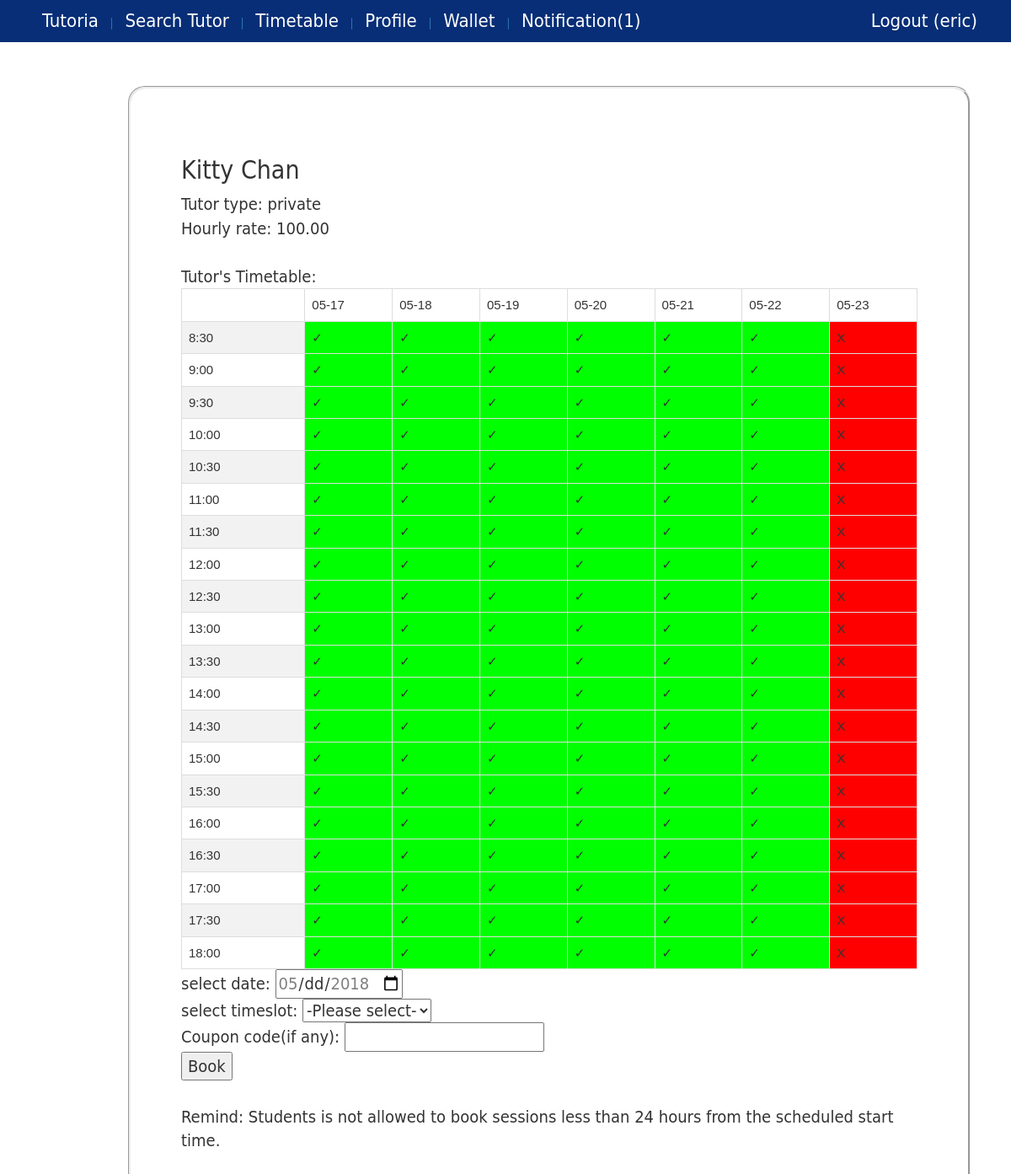
/booktutor/11 (signed in), run on the app's committed database.
### core/models.py (models this page shows, shortened)
class Profile(models.Model):
    user = models.OneToOneField(User, on_delete=models.CASCADE)
    phone = models.CharField(max_length=20)
    user_type =  models.ForeignKey(UserType)
    image = models.ImageField(upload_to='profile_image',blank=True)
    wallet = models.OneToOneField(Wallet)
    @property
    def isStudent(self):
        return self.user_type.user_type=="student" or self.user_type.user_type=="both"
    @property
    def isTutor(self):
        return self.user_type.user_type=="tutor" or self.user_type.user_type=="both"
    @property
    def getUserFullName(self):
        user=self.user
        fname=""
        if user.first_name != None:
            fname += user.first_name
        if user.first_name != None and user.last_name != None:
            fname += " " + user.last_name
        elif user.last_name != None:
            fname += user.last_name
        return fname
    @property
    def hasNotification(self):
        return len(Notification.objects.filter(profile=self,checked=False))>0
    @property
    def getNotificationNum(self):
        return len(Notification.objects.filter(profile=self,checked=False))

class Tutor(models.Model):
    profile = models.OneToOneField(Profile, on_delete=models.CASCADE)
    tutor_type =  models.ForeignKey(TutorType, blank=True, null=True )
    hourly_rate = models.DecimalField(max_digits=10, decimal_places=2, default=Decimal(0.0))
    tag = models.ManyToManyField(Tag, blank=True)
    university = models.ForeignKey(University, blank=True,null=True)
    course = models.ManyToManyField(Course, blank=True)
    bio = models.CharField(max_length=500, blank=True,null=True)
    isHideProfile = models.BooleanField(default=False)
    @property
    def getTutorType(self):
        try:
            return self.tutor_type.tutor_type
        except:
            return ""
    @property
    def isPrivateTutor(self):
        return self.tutor_type.tutor_type=="private"

class TutorType(models.Model):
    tutor_type =  models.CharField(max_length=10)

### core/views.py (the view, shortened to what this page needs)
# urls.py: url(r'^booktutor/(?P<tutor_id>[0-9]+)$', views.bookTutor, name='book_tutor'),
@login_required
def bookTutor(request, tutor_id):
    if request.user.username =="admin":
        request.session['title'] = "Restricted Access"
        request.session['message'] = "You are logged-in as admin."
        return HttpResponseRedirect(reverse('message'))
    if not request.user.profile.isStudent:
        request.session['title'] = "Restricted Access"
        request.session['message'] = "Only student can book tutor."
        return HttpResponseRedirect(reverse('message'))
    tutor = get_object_or_404(Tutor, pk=tutor_id)
    student = request.user.profile.student
    if request.user.profile.isTutor and tutor == request.user.profile.tutor:
        request.session['title'] = "Restricted Access"
        request.session['message'] = "You cannot book tutorial session with yourself."
        return HttpResponseRedirect(reverse('message'))
    context={}
    current = getCurrentDatetime()
    week_after = current + timedelta(days=7)
    context['tutor']=tutor
    row_list = generateBookingTimetable(tutor, student)
    context['row_list']=zip(*row_list)
    if tutor.isPrivateTutor:
        amount = tutor.hourly_rate*Decimal(1.05)
        context['fee']= '%.2f'%amount
    row_list = generateBookingTimetable(tutor, student)
    context['row_list']=zip(*row_list)
    return render(request, 'book_tutor.html', context)

### core/utility.py (called while the page is built)
def getCurrentDatetime():
    local_timezone = timezone(settings.TIME_ZONE)
    return datetime.now().astimezone(local_timezone)

def validateBookingDatetime(date_start, date_end, tutor, student):
    if date_start < getCurrentDatetime()+timedelta(hours=24):
        return False
    if date_start > getCurrentDatetime()+timedelta(days=7):
        return False
    session_list = Session.objects.filter(tutor=tutor).exclude(status="cancelled").exclude(end_date__lte=date_start).exclude(start_date__gte=date_end)
    if len(session_list)>0:
        return False
    if student!=None:
        session_list = Session.objects.filter(student=student).exclude(status="cancelled").exclude(end_date__lte=date_start).exclude(start_date__gte=date_end)
        if len(session_list)>0:
            return False
    return True

### core/templates/book_tutor.html (shortened to what this page needs)
{% extends 'base.html' %}
{% block content %}
<h2>{{tutor.profile.getUserFullName}}</h2>
Tutor type: {{tutor.getTutorType}} <br/>
{% if tutor.isPrivateTutor %}
    Hourly rate: {{tutor.hourly_rate}}<br/>
{% endif %}
<br/>
Tutor's Timetable:
<table id="timetable">
    {% for row in row_list %}
        <tr>
            {% for cell in row %}
                {% if cell is False %}
                    <td bgcolor="#FF0000">X</td>
                {% elif cell is True %}
                    <td bgcolor="#00FF00">✓</td>
                {% else %}
                    <td style="width: 12px">{{cell}}</td>
                {% endif %}
            {% endfor %}
        </tr>
    {% endfor %}
</table>
<form action="{% url 'book_tutor' tutor.id %}" method="POST">
    {% csrf_token %} select date:
    <input id="booking_date" type="date" name="booking_date" /><br/>
    select timeslot:
    {% if tutor.getTutorType == "private" %}
        <select id="booking_time" name="booking_time">
            <option disabled selected value="notSelected"> -Please select- </option>
        </select>
    {% endif %}
    <br/>
    {% if tutor.isPrivateTutor %}
        Coupon code(if any): <input type="text" name="coupon_code" maxlength="12" /> <br/>
        <button type="submit" onclick="return validateFrom(); return confirmBookSession();">Book</button>
    {% else %}
        <button type="submit" onclick="return validateFrom();">Book</button>
    {% endif %}
    <br/><br/>
    <p>Remind: Students is not allowed to book sessions less than 24 hours from the scheduled start time.</p>
</form>
{% endblock %}

### core/templates/base.html (shortened to what this page needs)
{% load static %}
<!DOCTYPE html>
<html>
<head>
    <link rel="stylesheet" href="{% static 'css/base.css' %}">
    <link rel="stylesheet" href="https://maxcdn.bootstrapcdn.com/bootstrap/3.3.7/css/bootstrap.min.css">
</head>
<body>
    <div id="wrapper">
        <header>
            <nav id="navigation">
                <ul>
                    <a href="{% url 'homepage' %}">
                        <li>Tutoria</li>
                    </a>
                    {% ifnotequal user.username "admin" %}
                        {% if user.is_authenticated %}
                            <a href="{% url 'search_tutor' %}">
                                | <li>Search Tutor</li>
                            </a>
                            <a href="{% url 'view_timetable' %}">
                                | <li>Timetable</li>
                            </a>
                            <a href="{% url 'edit_profile' %}">
                                | <li>Profile</li>
                            </a>
                            <a href="{% url 'view_wallet' %}">
                                | <li>Wallet</li>
                            </a>
                            <a href="{% url 'view_notification' %}">
                                {%if user.profile.hasNotification %}
                                    | <li>Notification({{user.profile.getNotificationNum}})</li>
                                {% else %}
                                    | <li>Notification</li>
                                {% endif %}
                            </a>
                            <a href="{% url 'logout' %}" id="logoutButton" class="pull-right">
                                <li>Logout ({{ user.username }}) </li>
                            </a>
                        {% endif %}
                    {% endifnotequal %}
                </ul>
            </nav>
        </header>
        <div id="main">
            <article>
                <section class="box">
                    {% block content %} {% endblock %}
        </div>
    </div>
</body>
</html>

### core/static/css/base.css (style rules this page uses)
* { margin:0 auto; padding:0 auto; }
html,body { height:100%; }
#wrapper { min-height:100%; position:relative; }
a:link { text-decoration: none; }
nav#navigation { position: fixed; border-radius:10px; top:0; left:0; right:0; width: 100%; height: 50px; background-color:rgba(255,255,255,0.2); z-index: 1; }
nav#navigation ul { box-sizing:border-box; list-style:none; height:50px; padding-bottom:5px; background-color:rgb(7, 46, 119); top:5px; }
nav#navigation ul li { box-sizing:border-box; font-family:"Gill Sans", "Gill Sans MT", "Myriad Pro", "DejaVu Sans Condensed", Helvetica, Arial, sans-serif; font-size:22px; font-weight:300; display:inline; border-radius:10px; color:rgb(255, 255, 255); position:relative; line-height:50px; padding-left:10px; padding-right:10px; }
#main { padding-top:50px; padding-bottom:50px; }
.box { overflow: hidden; font-size:20px; font-family:"Gill Sans", "Gill Sans MT", "Myriad Pro", "DejaVu Sans Condensed", Helvetica, Arial, sans-serif; box-sizing:border-box; width:1000px; padding:60px; border:groove; border-radius:20px; margin:2px; position:relative; top:50px; left:150px; }
#logoutButton, #logoutButton, #signupButton { padding-right: 30px; }

### core/templates/book_tutor.html (style rules this page uses)
#timetable { font-family: "Trebuchet MS", Arial, Helvetica, sans-serif; border-collapse: collapse; width: 100%; font-size: 15px; }
#timetable td, #timetable th { border: 1px solid #ddd; padding: 8px; }
#timetable tr:nth-child(even) { background-color: #f2f2f2; }

### data on the page
Tutor: profile.getUserFullName "Kitty Chan", getTutorType "private", hourly_rate "100.00"

### other printed values
{{ user.profile.getNotificationNum }} "1"
{{ user.username }} "eric"
{{ cell }} "05-17" "05-18" "05-19" "05-20" "05-21" "05-22" "05-23" "8:30" "9:00" "9:30" "10:00" "10:30" "11:00" "11:30" "12:00" "12:30" "13:00" "13:30" "14:00" "14:30" "15:00" "15:30" "16:00" "16:30" "17:00" "17:30" "18:00"
